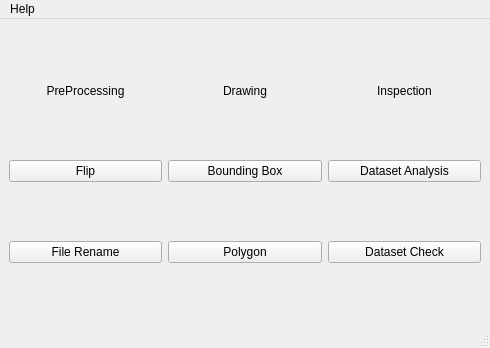
<?xml version="1.0" encoding="UTF-8"?>
<ui version="4.0">
 <class>MainWindow</class>
 <widget class="QMainWindow" name="MainWindow">
  <property name="geometry">
   <rect>
    <x>0</x>
    <y>0</y>
    <width>490</width>
    <height>348</height>
   </rect>
  </property>
  <property name="minimumSize">
   <size>
    <width>270</width>
    <height>0</height>
   </size>
  </property>
  <property name="windowTitle">
   <string>Select Frunction</string>
  </property>
  <property name="inputMethodHints">
   <set>Qt::InputMethodHint::ImhNone</set>
  </property>
  <widget class="QWidget" name="centralwidget">
   <property name="inputMethodHints">
    <set>Qt::InputMethodHint::ImhHiddenText</set>
   </property>
   <layout class="QGridLayout" name="gridLayout">
    <item row="1" column="0">
     <widget class="QLabel" name="label_preprocess">
      <property name="maximumSize">
       <size>
        <width>16777215</width>
        <height>20</height>
       </size>
      </property>
      <property name="text">
       <string>PreProcessing</string>
      </property>
      <property name="alignment">
       <set>Qt::AlignmentFlag::AlignCenter</set>
      </property>
     </widget>
    </item>
    <item row="3" column="0">
     <widget class="QPushButton" name="btn_FileRename">
      <property name="text">
       <string>File Rename</string>
      </property>
     </widget>
    </item>
    <item row="2" column="0">
     <widget class="QPushButton" name="btn_DataFlip">
      <property name="toolTip">
       <string>Dataset을 좌우반전 합니다.</string>
      </property>
      <property name="statusTip">
       <string>Dataset 좌우반전</string>
      </property>
      <property name="whatsThis">
       <string/>
      </property>
      <property name="text">
       <string>Flip</string>
      </property>
     </widget>
    </item>
    <item row="1" column="2">
     <widget class="QLabel" name="label_drawing">
      <property name="maximumSize">
       <size>
        <width>16777215</width>
        <height>20</height>
       </size>
      </property>
      <property name="text">
       <string>Drawing</string>
      </property>
      <property name="alignment">
       <set>Qt::AlignmentFlag::AlignCenter</set>
      </property>
     </widget>
    </item>
    <item row="3" column="2">
     <widget class="QPushButton" name="btn_PolygonDraw">
      <property name="text">
       <string>Polygon</string>
      </property>
     </widget>
    </item>
    <item row="2" column="2">
     <widget class="QPushButton" name="btn_BboxDraw">
      <property name="text">
       <string>Bounding Box</string>
      </property>
     </widget>
    </item>
    <item row="1" column="3">
     <widget class="QLabel" name="label">
      <property name="text">
       <string>Inspection</string>
      </property>
      <property name="alignment">
       <set>Qt::AlignmentFlag::AlignCenter</set>
      </property>
     </widget>
    </item>
    <item row="2" column="3">
     <widget class="QPushButton" name="btn_DataAnalysis">
      <property name="text">
       <string>Dataset Analysis</string>
      </property>
     </widget>
    </item>
    <item row="3" column="3">
     <widget class="QPushButton" name="btn_DataCheck">
      <property name="text">
       <string>Dataset Check</string>
      </property>
     </widget>
    </item>
   </layout>
  </widget>
  <widget class="QMenuBar" name="menubar">
   <property name="geometry">
    <rect>
     <x>0</x>
     <y>0</y>
     <width>490</width>
     <height>22</height>
    </rect>
   </property>
   <widget class="QMenu" name="Menu_help">
    <property name="layoutDirection">
     <enum>Qt::LayoutDirection::LeftToRight</enum>
    </property>
    <property name="title">
     <string>Help</string>
    </property>
    <addaction name="actionversion"/>
    <addaction name="actionmade_by"/>
   </widget>
   <addaction name="Menu_help"/>
  </widget>
  <widget class="QStatusBar" name="statusbar"/>
  <action name="actionmade_by">
   <property name="text">
    <string>made by</string>
   </property>
  </action>
  <action name="actionversion">
   <property name="text">
    <string>version</string>
   </property>
  </action>
 </widget>
 <resources/>
 <connections/>
</ui>
